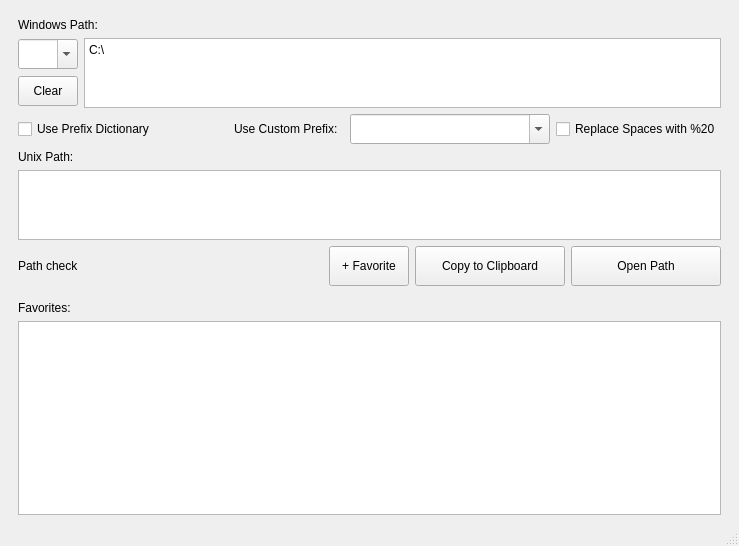
<?xml version="1.0" encoding="UTF-8"?>
<ui version="4.0">
 <class>MainWindow</class>
 <widget class="QMainWindow" name="MainWindow">
  <property name="geometry">
   <rect>
    <x>0</x>
    <y>0</y>
    <width>739</width>
    <height>546</height>
   </rect>
  </property>
  <property name="windowTitle">
   <string>WinXPath</string>
  </property>
  <widget class="QWidget" name="centralwidget">
   <property name="sizePolicy">
    <sizepolicy hsizetype="Expanding" vsizetype="Expanding">
     <horstretch>0</horstretch>
     <verstretch>0</verstretch>
    </sizepolicy>
   </property>
   <layout class="QVBoxLayout" name="verticalLayout_7">
    <item>
     <widget class="QWidget" name="widget" native="true">
      <property name="sizePolicy">
       <sizepolicy hsizetype="Expanding" vsizetype="Fixed">
        <horstretch>0</horstretch>
        <verstretch>0</verstretch>
       </sizepolicy>
      </property>
      <property name="maximumSize">
       <size>
        <width>16777215</width>
        <height>340</height>
       </size>
      </property>
      <layout class="QVBoxLayout" name="verticalLayout_5">
       <property name="spacing">
        <number>6</number>
       </property>
       <property name="margin">
        <number>9</number>
       </property>
       <item>
        <layout class="QVBoxLayout" name="verticalLayout_3">
         <property name="spacing">
          <number>6</number>
         </property>
         <property name="margin">
          <number>0</number>
         </property>
         <item>
          <widget class="QLabel" name="label_2">
           <property name="text">
            <string>Windows Path:</string>
           </property>
          </widget>
         </item>
         <item>
          <layout class="QHBoxLayout" name="horizontalLayout">
           <property name="margin">
            <number>0</number>
           </property>
           <item>
            <layout class="QVBoxLayout" name="verticalLayout" stretch="0,0">
             <property name="sizeConstraint">
              <enum>QLayout::SetFixedSize</enum>
             </property>
             <item>
              <widget class="QComboBox" name="win_prefix_box">
               <property name="minimumSize">
                <size>
                 <width>60</width>
                 <height>30</height>
                </size>
               </property>
               <property name="maximumSize">
                <size>
                 <width>60</width>
                 <height>16777215</height>
                </size>
               </property>
               <property name="statusTip">
                <string>Select a Windows Drive</string>
               </property>
               <property name="editable">
                <bool>true</bool>
               </property>
              </widget>
             </item>
             <item>
              <widget class="QPushButton" name="clear_btn">
               <property name="minimumSize">
                <size>
                 <width>60</width>
                 <height>30</height>
                </size>
               </property>
               <property name="maximumSize">
                <size>
                 <width>60</width>
                 <height>16777215</height>
                </size>
               </property>
               <property name="statusTip">
                <string>Clear Windows Path field</string>
               </property>
               <property name="text">
                <string>Clear</string>
               </property>
              </widget>
             </item>
            </layout>
           </item>
           <item>
            <widget class="QPlainTextEdit" name="path_field">
             <property name="maximumSize">
              <size>
               <width>16777215</width>
               <height>70</height>
              </size>
             </property>
             <property name="statusTip">
              <string>Enter Windows Path</string>
             </property>
             <property name="lineWrapMode">
              <enum>QPlainTextEdit::WidgetWidth</enum>
             </property>
             <property name="plainText">
              <string>C:\</string>
             </property>
            </widget>
           </item>
          </layout>
         </item>
         <item>
          <layout class="QHBoxLayout" name="horizontalLayout_2">
           <property name="margin">
            <number>0</number>
           </property>
           <item>
            <widget class="QCheckBox" name="check_prefix_dict">
             <property name="statusTip">
              <string>Select between Prefix Dictionary and Custom Prefix</string>
             </property>
             <property name="text">
              <string>Use Prefix Dictionary</string>
             </property>
            </widget>
           </item>
           <item>
            <spacer name="horizontalSpacer_2">
             <property name="orientation">
              <enum>Qt::Horizontal</enum>
             </property>
             <property name="sizeHint" stdset="0">
              <size>
               <width>40</width>
               <height>20</height>
              </size>
             </property>
            </spacer>
           </item>
           <item>
            <widget class="QLabel" name="label_custom_prefix">
             <property name="text">
              <string>Use Custom Prefix:  </string>
             </property>
             <property name="alignment">
              <set>Qt::AlignRight|Qt::AlignTrailing|Qt::AlignVCenter</set>
             </property>
            </widget>
           </item>
           <item>
            <widget class="QComboBox" name="prefix_box">
             <property name="minimumSize">
              <size>
               <width>200</width>
               <height>30</height>
              </size>
             </property>
             <property name="statusTip">
              <string>Select Custom Prefix (only if Use Prefix Dictionary is unchecked)</string>
             </property>
             <property name="editable">
              <bool>true</bool>
             </property>
            </widget>
           </item>
           <item>
            <widget class="QCheckBox" name="convert_space_box">
             <property name="statusTip">
              <string>Replaces Spaces with %20 (e.g. for Samba shared folders)</string>
             </property>
             <property name="text">
              <string>Replace Spaces with %20</string>
             </property>
            </widget>
           </item>
          </layout>
         </item>
         <item>
          <widget class="QLabel" name="label_3">
           <property name="text">
            <string>Unix Path:</string>
           </property>
          </widget>
         </item>
         <item>
          <widget class="QPlainTextEdit" name="converted_path_field">
           <property name="maximumSize">
            <size>
             <width>16777215</width>
             <height>70</height>
            </size>
           </property>
           <property name="statusTip">
            <string>Unix Path Result</string>
           </property>
           <property name="lineWrapMode">
            <enum>QPlainTextEdit::WidgetWidth</enum>
           </property>
          </widget>
         </item>
        </layout>
       </item>
       <item>
        <layout class="QHBoxLayout" name="horizontalLayout_3">
         <property name="margin">
          <number>0</number>
         </property>
         <item>
          <layout class="QVBoxLayout" name="verticalLayout_2">
           <property name="margin">
            <number>0</number>
           </property>
           <item>
            <widget class="QLabel" name="path_check_label">
             <property name="statusTip">
              <string>Checks if the Unix Path exists on this computer (it doesn't check network paths)</string>
             </property>
             <property name="text">
              <string>Path check</string>
             </property>
            </widget>
           </item>
          </layout>
         </item>
         <item>
          <spacer name="horizontalSpacer_3">
           <property name="orientation">
            <enum>Qt::Horizontal</enum>
           </property>
           <property name="sizeHint" stdset="0">
            <size>
             <width>40</width>
             <height>20</height>
            </size>
           </property>
          </spacer>
         </item>
         <item>
          <widget class="QPushButton" name="add_fav_btn">
           <property name="minimumSize">
            <size>
             <width>80</width>
             <height>40</height>
            </size>
           </property>
           <property name="statusTip">
            <string>Add Path to Favorites</string>
           </property>
           <property name="text">
            <string>+ Favorite</string>
           </property>
          </widget>
         </item>
         <item>
          <widget class="QPushButton" name="copy_btn">
           <property name="minimumSize">
            <size>
             <width>150</width>
             <height>40</height>
            </size>
           </property>
           <property name="statusTip">
            <string>Copy Path to Clipboard</string>
           </property>
           <property name="text">
            <string>Copy to Clipboard</string>
           </property>
          </widget>
         </item>
         <item>
          <widget class="QPushButton" name="open_btn">
           <property name="minimumSize">
            <size>
             <width>150</width>
             <height>40</height>
            </size>
           </property>
           <property name="statusTip">
            <string>Try to open the Path with the configured File Browser</string>
           </property>
           <property name="text">
            <string>Open Path</string>
           </property>
          </widget>
         </item>
        </layout>
       </item>
      </layout>
     </widget>
    </item>
    <item>
     <layout class="QVBoxLayout" name="verticalLayout_6">
      <property name="leftMargin">
       <number>9</number>
      </property>
      <property name="rightMargin">
       <number>9</number>
      </property>
      <item>
       <widget class="QLabel" name="label">
        <property name="sizePolicy">
         <sizepolicy hsizetype="Preferred" vsizetype="Fixed">
          <horstretch>0</horstretch>
          <verstretch>0</verstretch>
         </sizepolicy>
        </property>
        <property name="maximumSize">
         <size>
          <width>16777215</width>
          <height>20</height>
         </size>
        </property>
        <property name="text">
         <string>Favorites:</string>
        </property>
       </widget>
      </item>
      <item>
       <widget class="QListWidget" name="fav_list_widget">
        <property name="sizePolicy">
         <sizepolicy hsizetype="Expanding" vsizetype="Expanding">
          <horstretch>0</horstretch>
          <verstretch>0</verstretch>
         </sizepolicy>
        </property>
        <property name="minimumSize">
         <size>
          <width>0</width>
          <height>80</height>
         </size>
        </property>
        <property name="statusTip">
         <string>Load Favorite: double left click / Delete Favorite: del key</string>
        </property>
       </widget>
      </item>
     </layout>
    </item>
   </layout>
  </widget>
  <widget class="QMenuBar" name="menubar">
   <property name="geometry">
    <rect>
     <x>0</x>
     <y>0</y>
     <width>739</width>
     <height>20</height>
    </rect>
   </property>
  </widget>
  <widget class="QStatusBar" name="statusbar"/>
 </widget>
 <tabstops>
  <tabstop>path_field</tabstop>
  <tabstop>win_prefix_box</tabstop>
  <tabstop>convert_space_box</tabstop>
  <tabstop>check_prefix_dict</tabstop>
  <tabstop>prefix_box</tabstop>
  <tabstop>converted_path_field</tabstop>
  <tabstop>copy_btn</tabstop>
  <tabstop>open_btn</tabstop>
 </tabstops>
 <resources/>
 <connections/>
</ui>
